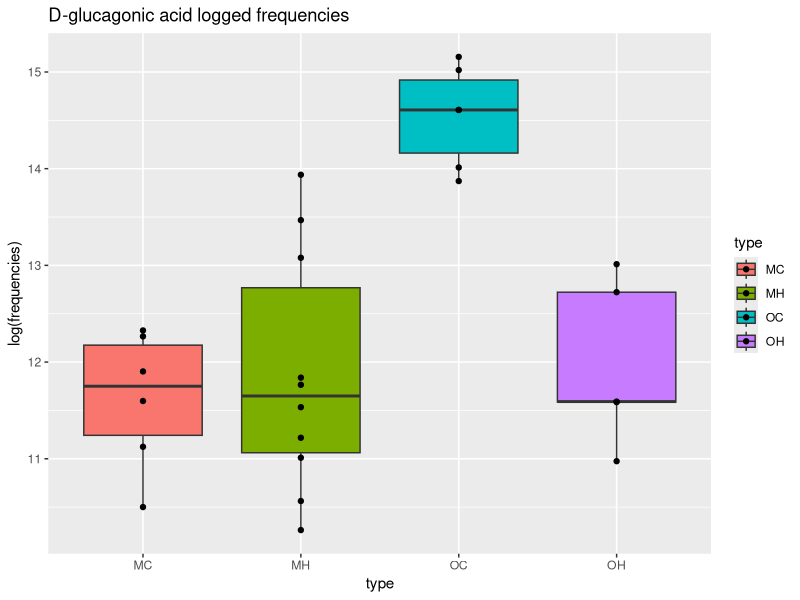

Recreate this plot in R.
## ---- chunk 1
knitr::opts_chunk$set(echo = TRUE)
## ---- chunk 2
library(tidyverse)
library(ggplot2)
library(data.table)
data <- as.data.frame(read.csv("EMSL_PNNL.csv"), header=TRUE)
data_Dga <- data[17,]
data_Dga_wrangled <- data_Dga %>% gather("M_C_4_AB",	"M_C_7_AB",	"M_C_12_AB",	"M_C_14_AB",	"M_C_19_AB",	"M_C_30_AB",	"M_H_2_AB",	"M_H_2B",	"M_H_4_AB",	"M_H_11_AB",	"M_H_17_AB",	"M_H_26_AB",	"M_H_28_AB",	"M_H_30_AB",	"M_H_32_AB",	"M_H_34_AB",	"O_C_4_AB",	"O_C_12_AB",	"O_C_14_AB",	"O_C_19_AB",	"O_C_27_AB",	"O_C_34_AB",	"O_H_2_AB",	"O_H_4_AB",	"O_H_11_AB",	"O_H_17_AB",	"O_H_32_AB", key="type", value="frequencies")
data_Dga_wrangled$type <- c("MC", "MC", "MC", "MC", "MC", "MC", "MH", "MH", "MH", "MH", "MH", "MH", "MH", "MH", "MH", "MH", "OC", "OC", "OC", "OC", "OC", "OC", "OH", "OH", "OH", "OH", "OH")
## ---- chunk 3
Dga <- ggplot(data_Dga_wrangled, aes(type, log(frequencies), fill=type)) + geom_boxplot() + geom_point() + labs(title="D-glucagonic acid logged frequencies")
Dga
